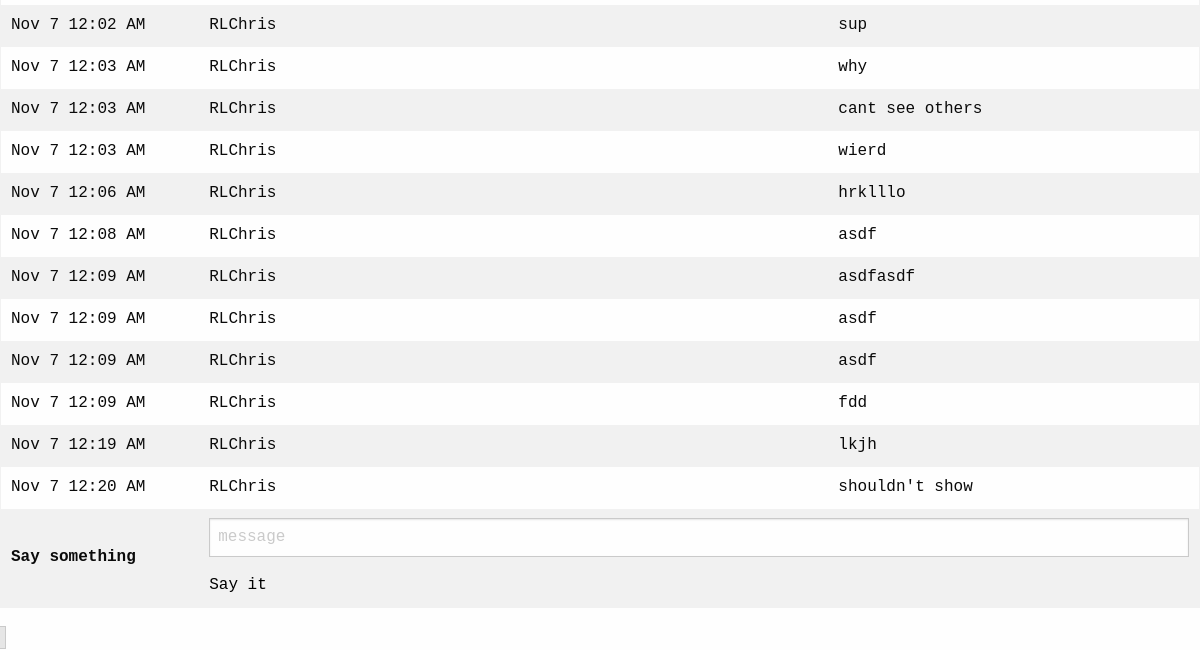
The app's page /chat/new_testing/ (signed in, lower part), older data.
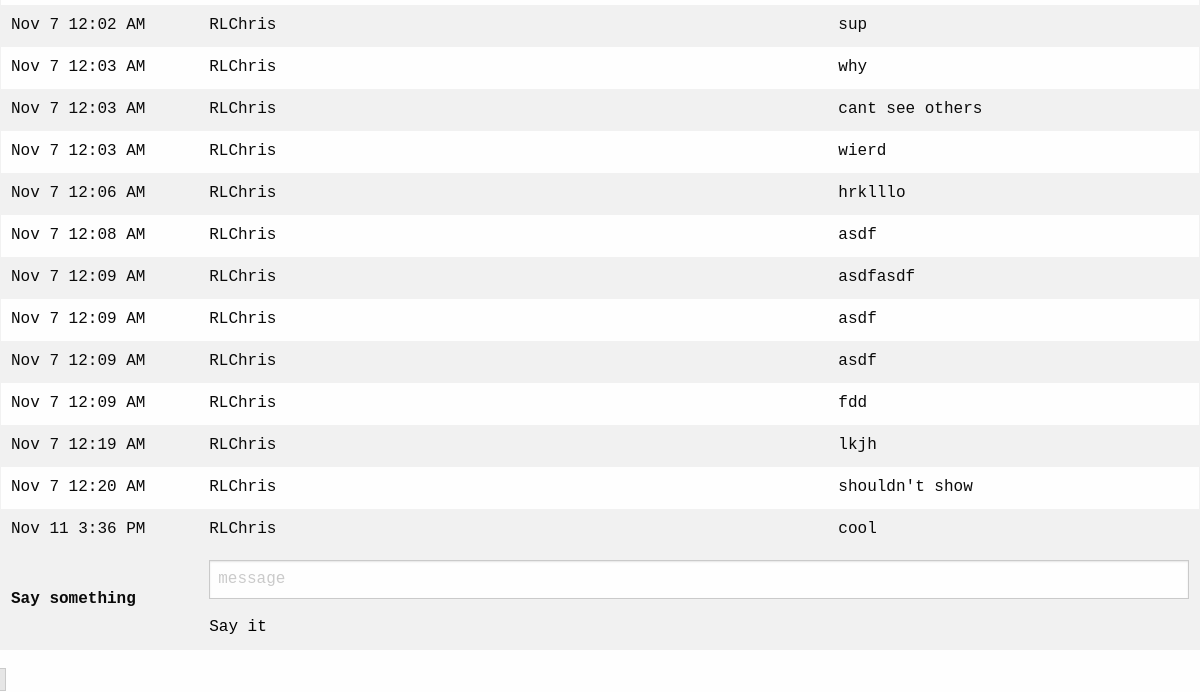
The same page, newer data.
### chat/models.py (models this page shows, shortened)
class Message(models.Model):
    room = models.ForeignKey(Room,related_name = 'messages')
    handle = models.TextField()
    message = models.TextField()
    timestamp = models.DateTimeField(default=timezone.now,db_index=True)
    @property
    def formatted_timestamp(self):
      return self.timestamp.strftime('%b %-d %-I:%M %p')

### chat/views.py (the view)
# urls.py: url(r'new_(?P<label>.+)/$', views.new_room,name='new_chat_room'),
@login_required
def new_room(request,label):
  new_room = None
  with transaction.atomic():
    label = label
    if Room.objects.filter(label=label).exists():
      return chat_room(request,label)#      continue
    new_room = Room.objects.create(label = label)
  print("should redirect")
  return redirect(chat_room,label)

### chat/forms.py (shortened to what this page needs)
class chat_register(forms.Form):
  room = forms.CharField(label = "room",max_length = 200, required = True)
  username = forms.CharField(label = "username",max_length = 200,required = True)
  class Meta:
    model = chat_users()
    fields =("username","room")

### chat/models.py (called while the page is built)
  def __str__(self):
    return self.label

### chat/views.py (called while the page is built, shortened)
@login_required
def chat_room(request,label):#,label):
  room, created = Room.objects.get_or_create(label=label) #get_or_create
  messages = reversed(room.messages.order_by('-timestamp')[:50])
  user = request.user.get_username()
  User = str(user)
  data = {'room':room,'username':user}
  Registered = chat_users.objects.all().filter(room=room).values_list('user_name',flat=True)
  register = list(Registered)
  print(len(register))
  print(register)
  registered = False
  if user in register:
    registered = True
  print(registered)
  form = chat_register(data)
  form.fields["username"].widget = forms.HiddenInput()
  form.fields["room"].widget = forms.HiddenInput()
  return render(request,"room.html",{
    'room':room,
    'messages':messages,
    'user':user,
    'register':form,
    'registered':registered,
    'room_users':register,
    })

### chat/templates/room.html (shortened to what this page needs)
{% extends "home.html" %}
{% load static %}
{% block body %}
  <p class="quiet">
    <code>{{ request.scheme }}://{{ request.get_host }}/chat/{{ room.label }}
  </p>
  <div id = "messages">
  <form id = "chatform">
    <table id="chat">
      <tbody>
        {% for message in messages %}
          <tr>
            <td>{{ message.formatted_timestamp }} </td>
            <td>{{ message.handle }} </td>
            <td>{{ message.message }} </td>
          </tr>
        {% endfor %}
      </tbody>
      <tfoot>
        <tr>
          <td>Say something</td>
          <td colspan=2>
            <input id="message" type="text" placeholder = "message">
            <button type="submit" id="go">Say it</button>
          </td>
        </tfoot>
      </table>
    </form>
    </div>
{% endblock body %}

### chat/templates/home.html (shortened to what this page needs)
<!doctype html>
{% load static %}
<html class="no-js" lang="en" dir="ltr">
  <head>
      <link rel="stylesheet" href="{% static "css/foundation.css" %}">
       <link rel="stylesheet" href="{% static "css/app.css" %}">
  </head>
  <body style="height:100%">
    {% block body %}{% endblock %}
  </body>
</html>

Row changes from the older to the newer data that the page shows:
added Message: formatted_timestamp "Nov 11 3:36 PM", handle "RLChris", message "cool"
